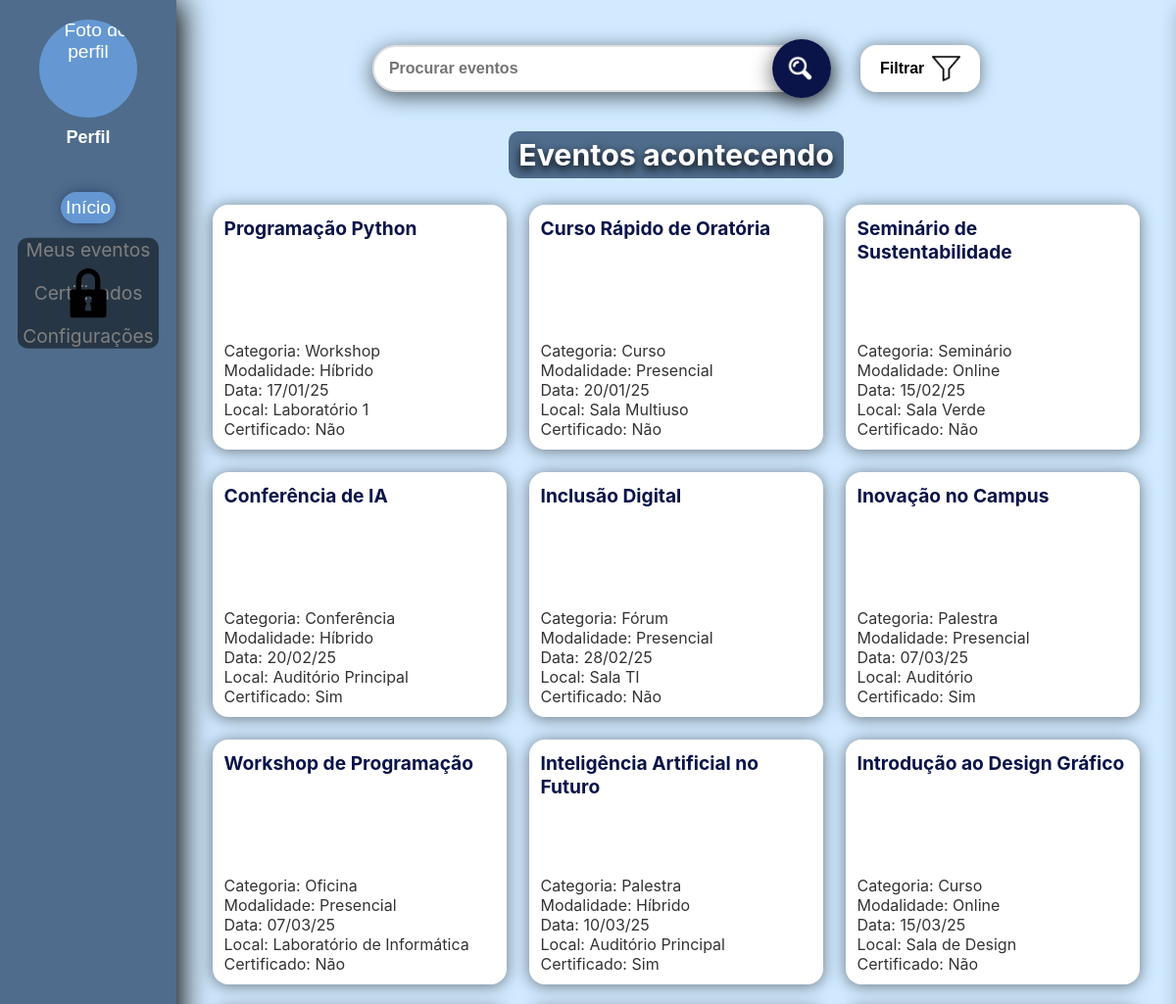
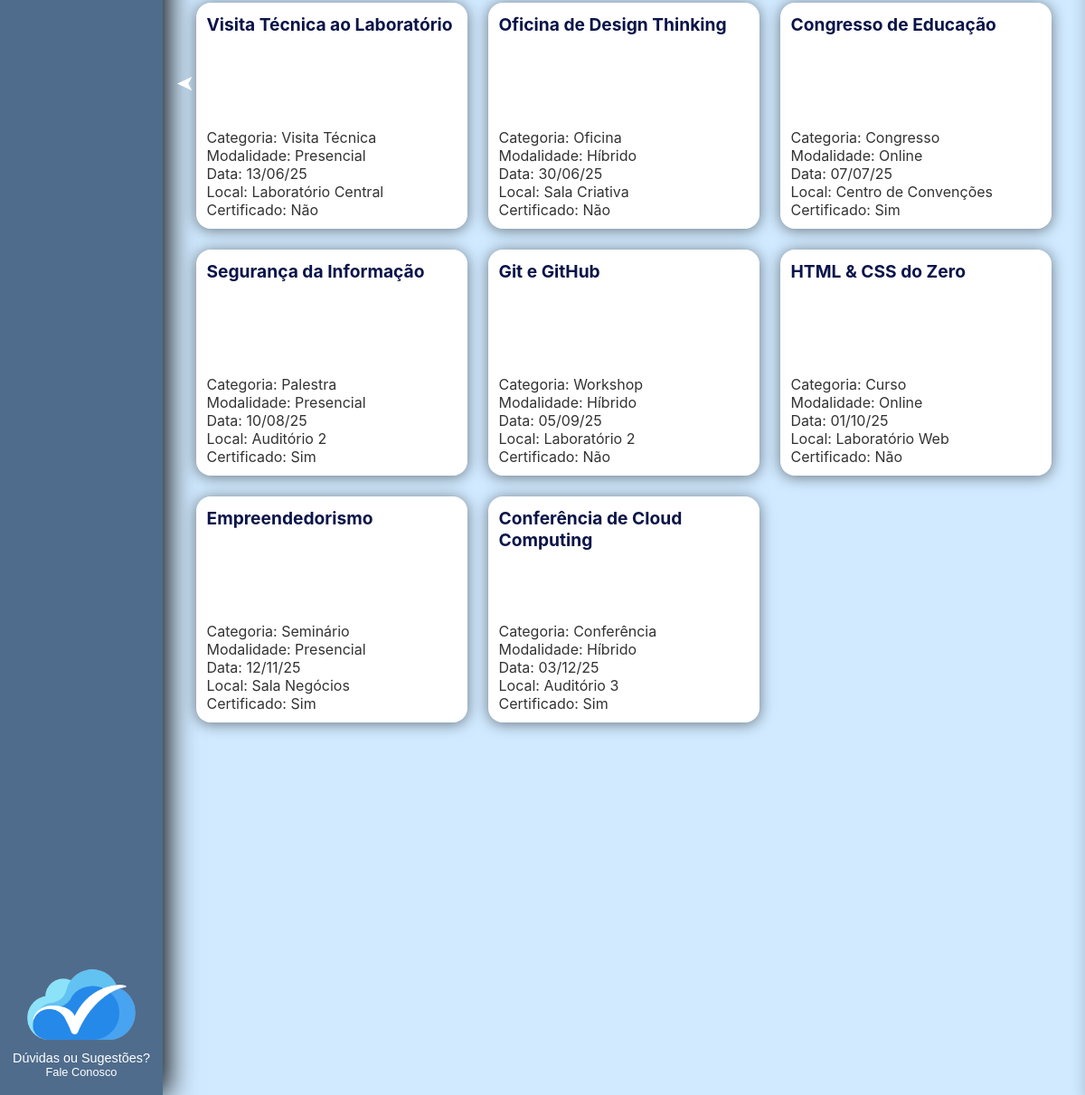
Page /PaginasPublicas/ContainerPublico.php on the committed database (2 pictures, top to bottom).
### tables this page shows
create table if not exists evento(
cod_evento int primary key not null,
categoria varchar(40) not null,
nome varchar(100) not null,
lugar varchar(40) not null,
descricao varchar(500),
publico_alvo varchar(100),
inicio datetime not null,
conclusao datetime not null,
duracao float,  
certificado tinyint(1) not null default 0,
 
modalidade enum('Presencial','Online','Híbrido') not null default 'Presencial',
imagem varchar(255) null
);

### PaginasPublicas/Inicio.php (the view, shortened to what this page needs)
<!DOCTYPE html>
<html lang="pt-br">
<head>
    <link rel="stylesheet" href="../styleGlobal.css" />
</head>
<body>
    <?php
    include_once '../BancoDados/conexao.php';
    $sql = "SELECT cod_evento, categoria, nome, inicio, conclusao, duracao, certificado, lugar, modalidade, imagem FROM evento ORDER BY inicio";
    $res = mysqli_query($conexao, $sql);
    function formatar($txt) {
        $map = [
            'Á'=>'A','À'=>'A','Â'=>'A','Ã'=>'A','Ä'=>'A','á'=>'a','à'=>'a','â'=>'a','ã'=>'a','ä'=>'a',
            'É'=>'E','È'=>'E','Ê'=>'E','Ë'=>'E','é'=>'e','è'=>'e','ê'=>'e','ë'=>'e',
            'Í'=>'I','Ì'=>'I','Î'=>'I','Ï'=>'I','í'=>'i','ì'=>'i','î'=>'i','ï'=>'i',
            'Ó'=>'O','Ò'=>'O','Ô'=>'O','Õ'=>'O','Ö'=>'O','ó'=>'o','ò'=>'o','ô'=>'o','õ'=>'o','ö'=>'o',
            'Ú'=>'U','Ù'=>'U','Û'=>'U','Ü'=>'U','ú'=>'u','ù'=>'u','û'=>'u','ü'=>'u',
            'Ç'=>'C','ç'=>'c'
        ];
        $txt = strtr($txt ?? '', $map);
        $txt = strtolower($txt);
        $txt = str_replace(' ', '_', $txt);
        return preg_replace('/[^a-z0-9_]/','', $txt);
    }
    ?>
    <div id="main-content">
        <div class="section-title-wrapper">
            <div class="barra-pesquisa-container">
                <div class="barra-pesquisa">
                    <div class="campo-pesquisa-wrapper">
                        <input class="campo-pesquisa" type="text" placeholder="Procurar eventos" />
                        <button class="botao-pesquisa" aria-label="Procurar">
                            <div class="icone-pesquisa">
                                <img src="../Imagens/lupa.png" alt="Lupa">
                            </div>
                        </button>
                    </div>
                </div>
                <button class="botao botao-filtrar">
                    <span>Filtrar</span>
                    <img src="../Imagens/filtro.png" alt="Filtro">
                </button>
            </div>
            <div class="div-section-title">
                <h1 class="section-title">Eventos acontecendo</h1>
            </div>
        </div>
        <div class="container" id="eventos-container">
            <?php if ($res && mysqli_num_rows($res) > 0): ?>
                <?php while ($ev = mysqli_fetch_assoc($res)):
                    $dataInicioISO = date('Y-m-d', strtotime($ev['inicio']));
                    $dataFormatada = date('d/m/y', strtotime($ev['inicio']));
                    $tipo = formatar($ev['categoria']);
                    $local = formatar($ev['lugar']);
                    $modalidadeAttr = formatar($ev['modalidade'] ?? '');
                    $duracaoFaixa = '';
                    if (is_numeric($ev['duracao'])) {
                        $h = (float)$ev['duracao'];
                        if ($h < 1) { $duracaoFaixa = 'menos_1h'; }
                        elseif ($h < 2) { $duracaoFaixa = '1h_2h'; }
                        elseif ($h < 4) { $duracaoFaixa = '2h_4h'; }
                        else { $duracaoFaixa = 'mais_5h'; }
                    }
                    $cert = ((int)$ev['certificado'] === 1) ? 'sim' : 'nao';
                ?>
                    <a class="botao CaixaDoEvento"
                        style="text-decoration:none;color:inherit;display:block;"
                        href="ContainerPublico.php?pagina=evento&id=<?= (int)$ev['cod_evento'] ?>"
                        data-tipo="<?= htmlspecialchars($tipo) ?>"
                        data-localizacao="<?= htmlspecialchars($local) ?>"
                        data-duracao="<?= htmlspecialchars($duracaoFaixa) ?>"
                        data-certificado="<?= $cert ?>"
                        data-data="<?= $dataInicioISO ?>"
                        data-modalidade="<?= htmlspecialchars($modalidadeAttr) ?>"
                    >
                        <div class="EventoTitulo"><?= htmlspecialchars($ev['nome']) ?></div>
                        <div class="EventoInfo">
                            Categoria: <?= htmlspecialchars($ev['categoria']) ?><br>
                            Modalidade: <?= htmlspecialchars($ev['modalidade'] ?? '') ?><br>
                            Data: <?= $dataFormatada ?><br>
                            Local: <?= htmlspecialchars($ev['lugar']) ?><br>
                            Certificado: <?= ($cert === 'sim' ? 'Sim' : 'Não') ?>
                        </div>
                    </a>
                <?php endwhile; ?>
            <?php else: ?>
                <p style="grid-column:1/-1;text-align:center;padding:20px;">Nenhum evento cadastrado.</p>
            <?php endif; ?>
        </div>
    </div>
</body>
</html>

### PaginasPublicas/ContainerPublico.php (shortened to what this page needs)
<!DOCTYPE html>
<html lang="pt-br">
<head>
    <link rel="stylesheet" href="../styleGlobal.css" />
</head>
<body <?php if (($pagina ?? ($_GET['pagina'] ?? 'inicio')) === 'inicio') { echo 'class="pagina-inicio"'; } ?>>
    <?php
    $paginasPermitidas = [
        'inicio' => 'Inicio.php',
        'login' => 'Login.html',
        'cadastroP' => 'CadastroParticipante.html',
        'cadastroO' => 'CadastroOrganizador.html',
        'redefinirSenha' => 'RedefinirSenha.html',
        'evento' => 'CartaodoEvento.php',
        'solicitarCodigo' => 'SolicitarCodigo.html',
        'faleConosco' => '../PaginasGlobais/FaleConosco.html',
        'termos' => '../PaginasGlobais/TermosDeCondicoes.html',
    ];
    $pagina = $_GET['pagina'] ?? 'inicio';
    $arquivo = $paginasPermitidas[$pagina] ?? $paginasPermitidas['inicio'];
?>
    <div id="conteudo-dinamico">
        <?php include $arquivo; ?>
    </div>
</body>
</html>

### rows in the picture
evento: nome "Programação Python", categoria "Workshop", modalidade "Híbrido", inicio "17/01/25", lugar "Laboratório 1", certificado "Não"
evento: nome "Curso Rápido de Oratória", categoria "Curso", modalidade "Presencial", inicio "20/01/25", lugar "Sala Multiuso", certificado "Não"
evento: nome "Seminário de Sustentabilidade", categoria "Seminário", modalidade "Online", inicio "15/02/25", lugar "Sala Verde", certificado "Não"
evento: nome "Conferência de IA", categoria "Conferência", modalidade "Híbrido", inicio "20/02/25", lugar "Auditório Principal", certificado "Sim"
evento: nome "Inclusão Digital", categoria "Fórum", modalidade "Presencial", inicio "28/02/25", lugar "Sala TI", certificado "Não"
evento: nome "Inovação no Campus", categoria "Palestra", modalidade "Presencial", inicio "07/03/25", lugar "Auditório", certificado "Sim"
evento: nome "Workshop de Programação", categoria "Oficina", modalidade "Presencial", inicio "07/03/25", lugar "Laboratório de Informática", certificado "Não"
evento: nome "Inteligência Artificial no Futuro", categoria "Palestra", modalidade "Híbrido", inicio "10/03/25", lugar "Auditório Principal", certificado "Sim"
evento: nome "Introdução ao Design Gráfico", categoria "Curso", modalidade "Online", inicio "15/03/25", lugar "Sala de Design", certificado "Não"
evento: nome "Visita Técnica ao Laboratório", categoria "Visita Técnica", modalidade "Presencial", inicio "13/06/25", lugar "Laboratório Central", certificado "Não"
evento: nome "Oficina de Design Thinking", categoria "Oficina", modalidade "Híbrido", inicio "30/06/25", lugar "Sala Criativa", certificado "Não"
evento: nome "Congresso de Educação", categoria "Congresso", modalidade "Online", inicio "07/07/25", lugar "Centro de Convenções", certificado "Sim"
evento: nome "Segurança da Informação", categoria "Palestra", modalidade "Presencial", inicio "10/08/25", lugar "Auditório 2", certificado "Sim"
evento: nome "Git e GitHub", categoria "Workshop", modalidade "Híbrido", inicio "05/09/25", lugar "Laboratório 2", certificado "Não"
evento: nome "HTML & CSS do Zero", categoria "Curso", modalidade "Online", inicio "01/10/25", lugar "Laboratório Web", certificado "Não"
evento: nome "Empreendedorismo", categoria "Seminário", modalidade "Presencial", inicio "12/11/25", lugar "Sala Negócios", certificado "Sim"
evento: nome "Conferência de Cloud Computing", categoria "Conferência", modalidade "Híbrido", inicio "03/12/25", lugar "Auditório 3", certificado "Sim"
